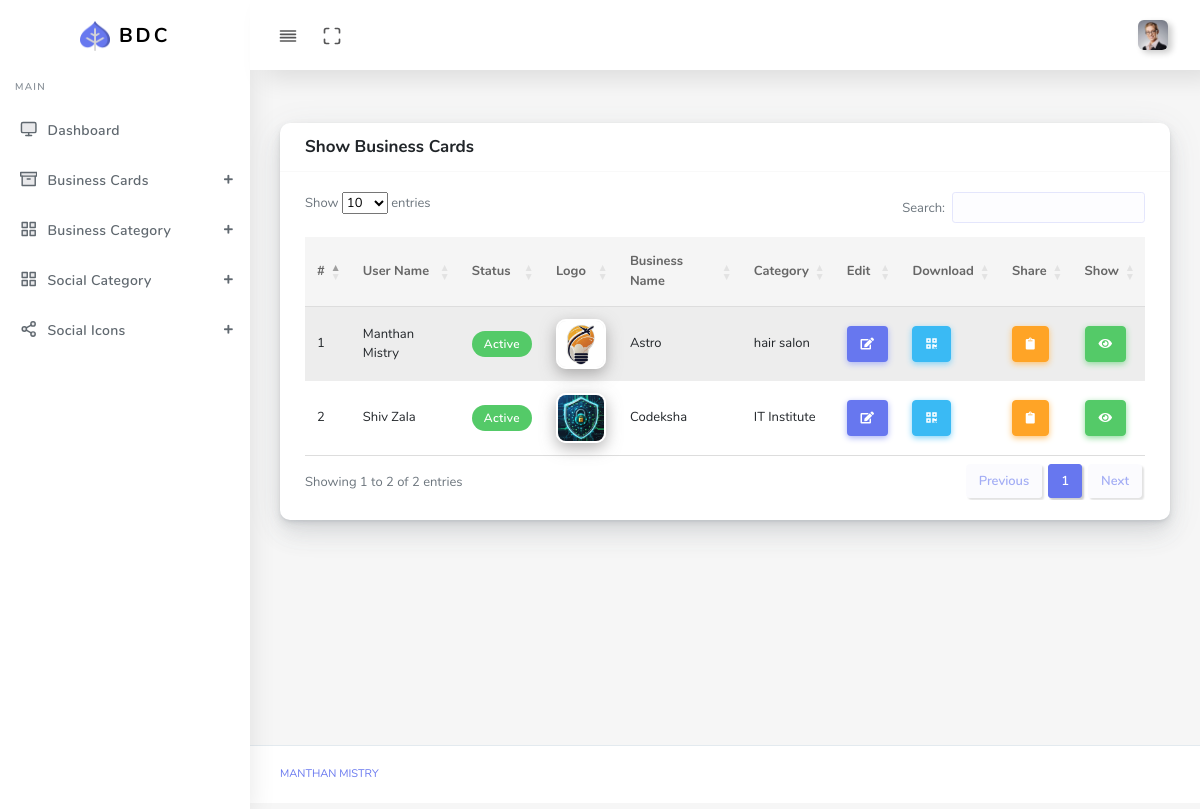
The app's page /show_cards.php (signed in) with its own data.
### tables this page shows
CREATE TABLE `tbl_business_info` (
  `id` int(11) NOT NULL,
  `name` varchar(150) DEFAULT NULL,
  `business_category_id` int(11) DEFAULT NULL,
  `user_id` int(11) DEFAULT NULL,
  `description` text DEFAULT NULL,
  `logo` varchar(255) DEFAULT NULL,
  `contact_no` varchar(20) DEFAULT NULL,
  `email` varchar(150) DEFAULT NULL,
  `link_token` varchar(255) DEFAULT NULL,
  `address_line_1` varchar(255) DEFAULT NULL,
  `address_line_2` varchar(255) DEFAULT NULL,
  `city` varchar(100) DEFAULT NULL,
  `state` varchar(100) DEFAULT NULL,
  `zip` varchar(20) DEFAULT NULL,
  `country` varchar(100) DEFAULT NULL,
  `status` tinyint(4) DEFAULT 1 COMMENT '0 = Disable,\r\n1 = Enable',
  `created_at` datetime DEFAULT current_timestamp()
);

CREATE TABLE `tbl_user` (
  `id` int(11) NOT NULL,
  `role` varchar(10) DEFAULT '2' COMMENT '1 = admin, \r\n2 = user',
  `first_name` varchar(100) DEFAULT NULL,
  `middle_name` varchar(100) DEFAULT NULL,
  `last_name` varchar(100) DEFAULT NULL,
  `email` varchar(150) DEFAULT NULL,
  `mobile` varchar(20) DEFAULT NULL,
  `password` varchar(255) DEFAULT NULL,
  `status` tinyint(4) DEFAULT 1,
  `created_at` datetime DEFAULT current_timestamp()
);

CREATE TABLE `tbl_business_category` (
  `id` int(11) NOT NULL,
  `name` varchar(100) DEFAULT NULL,
  `status` tinyint(4) DEFAULT 1,
  `created_at` datetime DEFAULT current_timestamp()
);

### show_cards.php (the view, shortened to what this page needs)
<?php
include('./includes/header.php');
?>
<div class="main-content">
    <section class="section">
        <div class="section-body">
            <div class="row">
                <div class="col-12">
                    <div class="card">
                        <div class="card-header">
                            <h4>Show Business Cards</h4>
                        </div>
                        <div class="card-body">
                            <div class="table-responsive">
                                <table class="table table-striped table-hover" id="dttable" style="width:100%;">
                                    <thead>
                                        <tr>
                                            <th>#</th>
                                            <?php
                                            if ($_SESSION['role'] == '1') {
                                                echo '<th>User Name</th>';
                                            }
                                            ?>
                                            <th>Status</th>
                                            <th>Logo</th>
                                            <th>Business Name</th>
                                            <th>Category</th>
                                            <th>Edit</th>
                                            <th>Download</th>
                                            <th>Share</th>
                                            <th>Show</th>
                                        </tr>
                                    </thead>
                                    <tbody>
                                        <?php
                                        $business_card_select_sql = "SELECT binfo.id AS bid, binfo.name AS bname, binfo.logo AS blogo, binfo.status AS bstatus, binfo.link_token AS btoken, bc.name AS bcategory";
                                        if ($_SESSION['role'] == '1') {
                                            $business_card_select_sql .= ", tu.first_name AS bfname, tu.last_name AS bkname";
                                        }
                                        $business_card_select_sql .= " FROM tbl_business_info AS binfo INNER JOIN tbl_business_category AS bc ON binfo.business_category_id = bc.id";
                                        if ($_SESSION['role'] == '1') {
                                            $business_card_select_sql .= " INNER JOIN tbl_user AS tu ON binfo.user_id = tu.id";
                                        }
                                        $stmt = $conn->prepare($business_card_select_sql);
                                        $stmt->execute();
                                        $business_cards = $stmt->fetchAll(PDO::FETCH_ASSOC);
                                        if ($business_cards) {
                                            $i = 1;
                                            foreach ($business_cards as $card) {
                                        ?>
                                                <tr>
                                                    <td><?php echo $i++; ?></td>
                                                    <?php
                                                    if ($_SESSION['role'] == '1') {
                                                        echo '<td>' . htmlspecialchars($card['bfname']) . ' ' . htmlspecialchars($card['bkname']) . '</td>';
                                                    }
                                                    ?>
                                                    <td>
                                                        <?php
                                                        if ($card['bstatus'] == 1) {
                                                            echo '<span class="badge badge-success">Active</span>';
                                                        } else {
                                                            echo '<span class="badge badge-danger">Inactive</span>';
                                                        }
                                                        ?>
                                                    </td>
                                                    <td>
                                                        <?php
                                                        if (!empty($card['blogo'])) {
                                                            echo '<img src="' . $card['blogo'] . '" alt="' . htmlspecialchars($card['bname']) . '" width="50" height="50">';
                                                        } else {
                                                            echo 'No Logo';
                                                        }
                                                        ?>
                                                    </td>
                                                    <td><?php echo htmlspecialchars($card['bname']); ?></td>
                                                    <td><?php echo htmlspecialchars($card['bcategory']); ?></td>
                                                    <td><a href="./edit_card.php?token=<?php echo $card['btoken']; ?>" class="btn btn-primary"><i class="fa fa-edit me-2"></i></a></td>
                                                    <td><a href="qr_generate.php?token=<?php echo $card['btoken']; ?>" target="_blank" class="btn btn-icon icon-left btn-info"><i class="fa fa-qrcode me-2"></i></a></td>
                                                    <td>
                                                        <button
                                                            onclick=""
                                                            class="btn btn-icon icon-left btn-warning copy-btn"
                                                            data-id="<?php echo $card['btoken']; ?>"
                                                            title="Copy Share Link">
                                                            <i class="fa fa-clipboard me-2"></i>
                                                        </button>
                                                    </td>
                                                    <td><a href="<?php echo BASE_URL; ?>share/card.php?token=<?php echo $card['btoken']; ?>" target="_blank" class="btn btn-icon icon-left btn-success"><i class="fa fa-eye me-2"></i></a></td>
                                                </tr>
                                        <?php
                                            }
                                        } else {
                                            echo '<tr><td colspan="8" class="text-center">No Business Cards Found</td></tr>';
                                        }
                                        ?>
                                    </tbody>
                                </table>
                            </div>
                        </div>
                    </div>
                </div>
            </div>
        </div>
    </section>
</div>
<?php
include('./includes/footer.php');
?>

### records on screen
tbl_business_info: user.first_name "Manthan", user.last_name "Mistry", status "Active", logo (picture), name "Astro", business_category.name "hair salon"
tbl_business_info: user.first_name "Shiv", user.last_name "Zala", status "Active", logo (picture), name "Codeksha", business_category.name "IT Institute"
